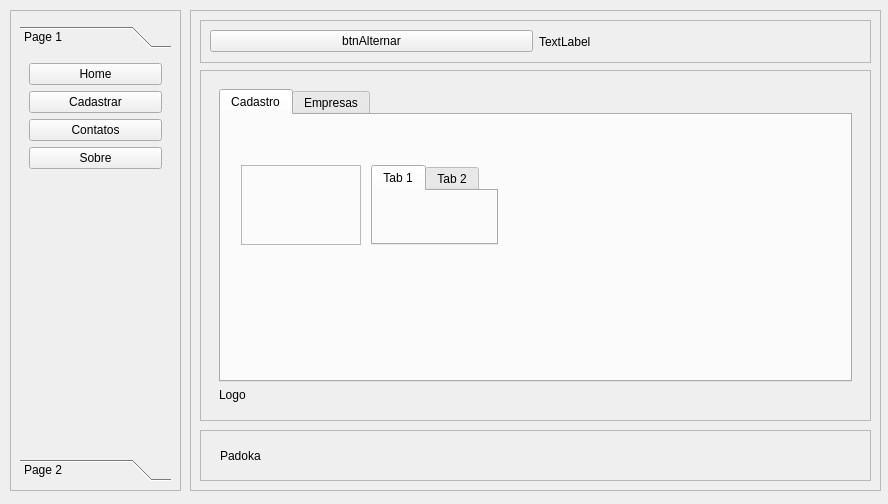
<?xml version="1.0" encoding="UTF-8"?>
<ui version="4.0">
 <class>eqwe</class>
 <widget class="QMainWindow" name="eqwe">
  <property name="geometry">
   <rect>
    <x>0</x>
    <y>0</y>
    <width>888</width>
    <height>504</height>
   </rect>
  </property>
  <property name="windowTitle">
   <string>MainWindow</string>
  </property>
  <widget class="QWidget" name="centralwidget">
   <widget class="QFrame" name="left_container">
    <property name="geometry">
     <rect>
      <x>10</x>
      <y>10</y>
      <width>171</width>
      <height>481</height>
     </rect>
    </property>
    <property name="maximumSize">
     <size>
      <width>200</width>
      <height>16777215</height>
     </size>
    </property>
    <property name="frameShape">
     <enum>QFrame::Shape::StyledPanel</enum>
    </property>
    <property name="frameShadow">
     <enum>QFrame::Shadow::Raised</enum>
    </property>
    <layout class="QVBoxLayout" name="verticalLayout">
     <item>
      <widget class="QFrame" name="frame_4">
       <property name="frameShape">
        <enum>QFrame::Shape::StyledPanel</enum>
       </property>
       <property name="frameShadow">
        <enum>QFrame::Shadow::Raised</enum>
       </property>
       <widget class="QLabel" name="label_3">
        <property name="geometry">
         <rect>
          <x>50</x>
          <y>10</y>
          <width>71</width>
          <height>21</height>
         </rect>
        </property>
        <property name="text">
         <string>Padoka</string>
        </property>
       </widget>
      </widget>
     </item>
     <item>
      <widget class="QToolBox" name="toolBox">
       <property name="currentIndex">
        <number>0</number>
       </property>
       <widget class="QWidget" name="page">
        <property name="geometry">
         <rect>
          <x>0</x>
          <y>0</y>
          <width>151</width>
          <height>387</height>
         </rect>
        </property>
        <attribute name="label">
         <string>Page 1</string>
        </attribute>
        <layout class="QVBoxLayout" name="verticalLayout_2">
         <item>
          <widget class="QPushButton" name="pushButton_2">
           <property name="text">
            <string>Home</string>
           </property>
          </widget>
         </item>
         <item>
          <widget class="QPushButton" name="pushButton_3">
           <property name="text">
            <string>Cadastrar</string>
           </property>
          </widget>
         </item>
         <item>
          <widget class="QPushButton" name="pushButton_4">
           <property name="text">
            <string>Contatos</string>
           </property>
          </widget>
         </item>
         <item>
          <widget class="QPushButton" name="pushButton_5">
           <property name="text">
            <string>Sobre</string>
           </property>
          </widget>
         </item>
         <item>
          <spacer name="verticalSpacer">
           <property name="orientation">
            <enum>Qt::Orientation::Vertical</enum>
           </property>
           <property name="sizeHint" stdset="0">
            <size>
             <width>20</width>
             <height>40</height>
            </size>
           </property>
          </spacer>
         </item>
        </layout>
       </widget>
       <widget class="QWidget" name="page_2">
        <property name="geometry">
         <rect>
          <x>0</x>
          <y>0</y>
          <width>98</width>
          <height>28</height>
         </rect>
        </property>
        <attribute name="label">
         <string>Page 2</string>
        </attribute>
       </widget>
      </widget>
     </item>
    </layout>
   </widget>
   <widget class="QFrame" name="main_container">
    <property name="geometry">
     <rect>
      <x>190</x>
      <y>10</y>
      <width>691</width>
      <height>481</height>
     </rect>
    </property>
    <property name="frameShape">
     <enum>QFrame::Shape::StyledPanel</enum>
    </property>
    <property name="frameShadow">
     <enum>QFrame::Shadow::Raised</enum>
    </property>
    <widget class="QFrame" name="headerFrame">
     <property name="geometry">
      <rect>
       <x>10</x>
       <y>10</y>
       <width>671</width>
       <height>43</height>
      </rect>
     </property>
     <property name="frameShape">
      <enum>QFrame::Shape::StyledPanel</enum>
     </property>
     <property name="frameShadow">
      <enum>QFrame::Shadow::Raised</enum>
     </property>
     <layout class="QHBoxLayout" name="horizontalLayout_2">
      <item>
       <widget class="QPushButton" name="pushButton">
        <property name="text">
         <string>btnAlternar</string>
        </property>
       </widget>
      </item>
      <item>
       <widget class="QLabel" name="label">
        <property name="text">
         <string>TextLabel</string>
        </property>
       </widget>
      </item>
     </layout>
    </widget>
    <widget class="QFrame" name="mainFrame">
     <property name="geometry">
      <rect>
       <x>10</x>
       <y>60</y>
       <width>671</width>
       <height>351</height>
      </rect>
     </property>
     <property name="sizePolicy">
      <sizepolicy hsizetype="Preferred" vsizetype="Expanding">
       <horstretch>0</horstretch>
       <verstretch>0</verstretch>
      </sizepolicy>
     </property>
     <property name="frameShape">
      <enum>QFrame::Shape::StyledPanel</enum>
     </property>
     <property name="frameShadow">
      <enum>QFrame::Shadow::Raised</enum>
     </property>
     <layout class="QVBoxLayout" name="verticalLayout_4">
      <item>
       <widget class="QStackedWidget" name="Pages">
        <property name="currentIndex">
         <number>1</number>
        </property>
        <widget class="QWidget" name="pg_home"/>
        <widget class="QWidget" name="pg_cadastrar">
         <layout class="QVBoxLayout" name="verticalLayout_3">
          <item>
           <widget class="QTabWidget" name="tabWidget">
            <property name="currentIndex">
             <number>0</number>
            </property>
            <widget class="QWidget" name="Cadastro">
             <attribute name="title">
              <string>Cadastro</string>
             </attribute>
             <widget class="QTabWidget" name="tabWidget_2">
              <property name="geometry">
               <rect>
                <x>150</x>
                <y>50</y>
                <width>127</width>
                <height>80</height>
               </rect>
              </property>
              <widget class="QWidget" name="tab">
               <attribute name="title">
                <string>Tab 1</string>
               </attribute>
              </widget>
              <widget class="QWidget" name="tab_3">
               <attribute name="title">
                <string>Tab 2</string>
               </attribute>
              </widget>
             </widget>
             <widget class="QFrame" name="frame">
              <property name="geometry">
               <rect>
                <x>20</x>
                <y>50</y>
                <width>120</width>
                <height>80</height>
               </rect>
              </property>
              <property name="frameShape">
               <enum>QFrame::Shape::StyledPanel</enum>
              </property>
              <property name="frameShadow">
               <enum>QFrame::Shadow::Raised</enum>
              </property>
             </widget>
            </widget>
            <widget class="QWidget" name="tab_2">
             <attribute name="title">
              <string>Empresas</string>
             </attribute>
            </widget>
           </widget>
          </item>
          <item>
           <widget class="QLabel" name="label_4">
            <property name="text">
             <string>Logo</string>
            </property>
           </widget>
          </item>
         </layout>
        </widget>
        <widget class="QWidget" name="pg_contatos"/>
        <widget class="QWidget" name="pg_sobre"/>
       </widget>
      </item>
     </layout>
    </widget>
    <widget class="QFrame" name="footerFrame">
     <property name="geometry">
      <rect>
       <x>10</x>
       <y>420</y>
       <width>671</width>
       <height>51</height>
      </rect>
     </property>
     <property name="frameShape">
      <enum>QFrame::Shape::StyledPanel</enum>
     </property>
     <property name="frameShadow">
      <enum>QFrame::Shadow::Raised</enum>
     </property>
     <widget class="QLabel" name="label_2">
      <property name="geometry">
       <rect>
        <x>20</x>
        <y>10</y>
        <width>201</width>
        <height>31</height>
       </rect>
      </property>
      <property name="text">
       <string>Padoka</string>
      </property>
     </widget>
    </widget>
   </widget>
  </widget>
 </widget>
 <resources>
  <include location="myrecursos.qrc"/>
 </resources>
 <connections/>
</ui>
